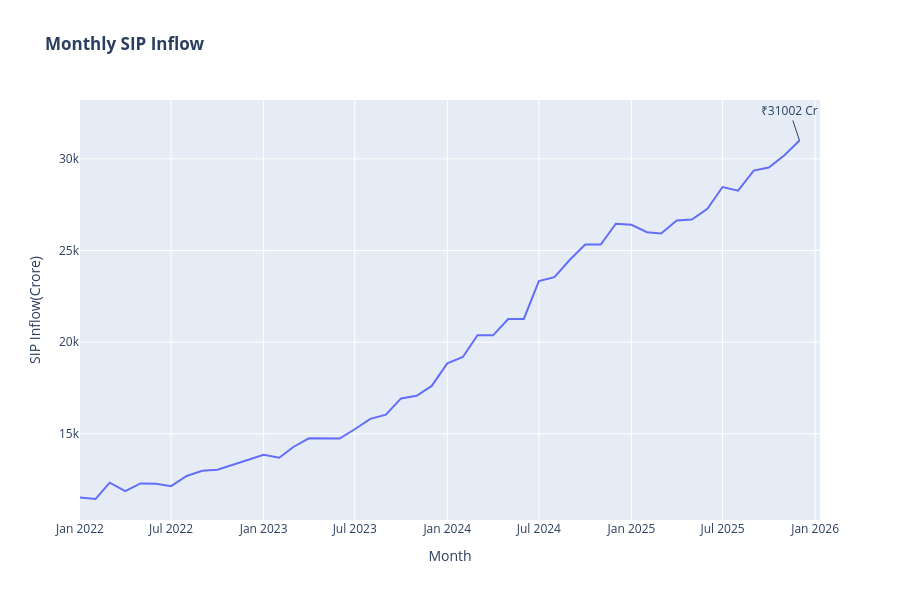

This figure's notebook cell:
### Markdown cell above
## SIP Monthly Trend

### Code cell
fig = px.line(sip, x="month", y="sip_inflow_crore", title="<b>Monthly SIP Inflow<b>",height=600)
fig.update_layout(xaxis_title="Month",yaxis_title="SIP Inflow(Crore)")
fig.add_annotation(x="2025-12", y=31002, text="₹31002 Cr")
fig.show()

### Figure 1 — Plotly figure (JSON) as saved in the notebook; plotly's stock layout.template omitted (floating-point values rounded to 4 significant figures)
{"data": [{"hovertemplate": "month=%{x}<br>sip_inflow_crore=%{y}<extra></extra>", "legendgroup": "", "line": {"color": "#636efa", "dash": "solid"}, "marker": {"symbol": "circle"}, "mode": "lines", "name": "", "orientation": "v", "showlegend": false, "type": "scatter", "x": ["2022-01", "2022-02", "2022-03", "2022-04", "2022-05", "2022-06", "2022-07", "2022-08", "2022-09", "2022-10", "2022-11", "2022-12", "2023-01", "2023-02", "2023-03", "2023-04", "2023-05", "2023-06", "2023-07", "2023-08", "2023-09", "2023-10", "2023-11", "2023-12", "2024-01", "2024-02", "2024-03", "2024-04", "2024-05", "2024-06", "2024-07", "2024-08", "2024-09", "2024-10", "2024-11", "2024-12", "2025-01", "2025-02", "2025-03", "2025-04", "2025-05", "2025-06", "2025-07", "2025-08", "2025-09", "2025-10", "2025-11", "2025-12"], "xaxis": "x", "y": [11517, 11438, 12328, 11863, 12286, 12276, 12140, 12694, 12976, 13040, 13306, 13573, 13856, 13687, 14276, 14749, 14749, 14734, 15245, 15814, 16042, 16928, 17073, 17610, 18838, 19187, 20371, 20371, 21262, 21262, 23332, 23547, 24509, 25323, 25320, 26459, 26400, 25999, 25926, 26632, 26688, 27274, 28464, 28265, 29361, 29529, 30200, 31002], "yaxis": "y"}], "layout": {"annotations": [{"text": "₹31002 Cr", "x": "2025-12", "y": 31002}], "height": 600, "legend": {"tracegroupgap": 0}, "title": {"text": "<b>Monthly SIP Inflow<b>"}, "xaxis": {"anchor": "y", "domain": [0, 1], "title": {"text": "Month"}}, "yaxis": {"anchor": "x", "domain": [0, 1], "title": {"text": "SIP Inflow(Crore)"}}}}
